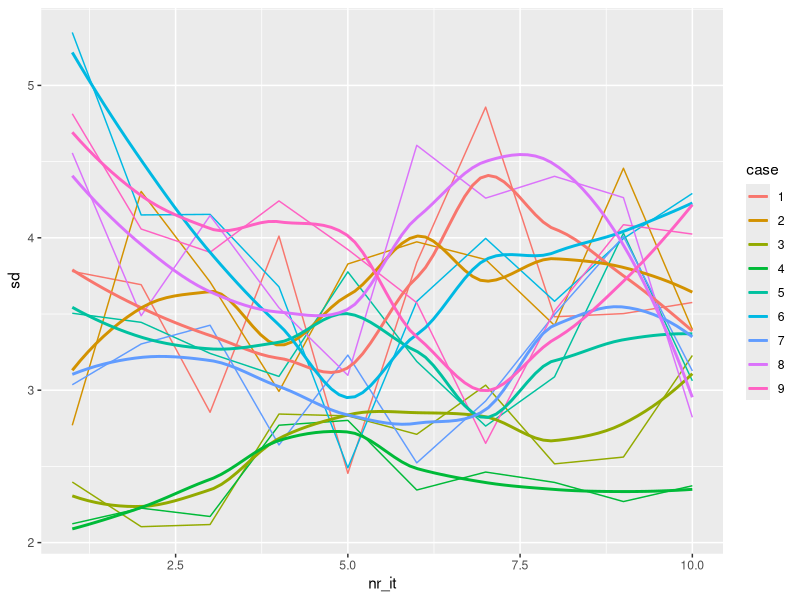

Write R code to recreate this figure.
## ---- chunk 1
# set-up environment
library(mice) # Data imputation
library(dplyr) # Data manipulation
# library(magrittr)
# library(broom)
library(ggplot2)
library(purrr)
set.seed(123)
dat <- nhanes

# parameters
M <- 20
T_max <- 10

## ---- chunk 2
# for BMI only
# objects
plot <- list()
distr <- list()

# this should be repeated T times
for (it in 1:T_max) {
  if (it == 1) {
    # impute missingness with one iteration
    mids <- mice(dat,
                 maxit = 1,
                 m = M,
                 print = FALSE)
  } else {
    # add an iteration
    mids <- mice.mids(mids, maxit = 1, printFlag = FALSE)
  }
  
  # plot density of imputed values
  imputed_values <-
    mids[["imp"]]$bmi %>% mutate(case = row_number()) %>%  tidyr::gather("imp", "value", 1:M) %>% .[order(.$case, .$imp),] #%>% group_by(case) %>% mutate(case_mean = mean(value)) %>% ungroup()
  distr[[it]] <-
    case_mean <-
    imputed_values %>% group_by(case) %>% summarise(mu = mean(value), sigma = sd(value))
  
  # plot hist per case
  plot[[it]] <- imputed_values %>% ggplot(aes(x = value)) +
    geom_histogram() +
    geom_vline(data = case_mean, mapping = aes(xintercept = mu)) +
    facet_wrap( ~ case)
  # would be nice to have these overlapping per case!
  
  # # plot density per case
  # imputed_values %>% ggplot(aes(x = value)) +
  #   geom_histogram(aes(y = ..density..)) +
  #   geom_density() +
  #   geom_vline(data = case_mean, mapping = aes(xintercept = mu)) +
  #   facet_wrap(~case)
  
  ############################ make it work for all other vars
  # vars <- map_dfr(dat, ~is.na(.x) %>% sum() > 0)
  # imputed_values_list <- mids[["imp"]] %>% map(~{filter(.x %in% vars)})
  #
  # #filter(length(row.names(.x)))}) %>% map(~{mutate(case = row_number()) %>%  tidyr::gather("imp", "value", 1:M) %>% .[order(.$case, .$imp), ]})
  ############################
}

# # this is just the between chain variance, right?
# average_sd <- distr %>% purrr::map(~{mean(.$sigma)})
# plot.ts(average_sd) #is this == plot(mids)?

# # now split by case abd plot time series
# purrr::map(1:9, function(x) purrr::map(distr, ~{.$sigma[.$case==x]})) %>% purrr::map(~plot.ts(.x))

# or with ggplot to put them in 1 plot
sd_per_case_per_it <-
  purrr::map(1:9, function(x)
    purrr::map_dbl(distr, ~ {
      .$sigma[.$case == x]
    })) %>% as.data.frame() %>% mutate(nr_it = row_number())

colnames(sd_per_case_per_it) <- c(1:9, "nr_it")

#sd_per_case_per_it %>%  tidyr::gather("case", "sd", 1:9) %>% ggplot() + geom_line(aes(x = nr_it, y = sd)) + facet_wrap(~case)
sd_per_case_per_it %>%  tidyr::gather("case", "sd", 1:9) %>% ggplot(aes(x = nr_it, y = sd, col = case)) + geom_line() + geom_smooth(se = F)

## ---- chunk 3
# objects
imputed_values <- plot <- distr <- list()

# which vars?
nmis <- dat %>% map_dbl(~{is.na(.x) %>% sum()}) #%>% which(.>0) %>% names()
#nmis <- apply(is.na(dat), 2, sum)
vars <- names(nmis[nmis>0])

# this should be repeated T times
for (it in 1:T_max) {
  if (it == 1) {
    # impute missingness with one iteration
    mids <- mice(dat,
                 maxit = 1,
                 m = M,
                 print = FALSE)
  } else {
    # add an iteration
    mids <- mice.mids(mids, maxit = 1, printFlag = FALSE)
  }
  
  # plot density of imputed values
imputed_values[[it]] <-  mids[["imp"]][vars]
} 

# #test3 <- map(1:T_max, function(x) map(imputed_values, function(y) y[vars]))
# test4 <- map(imputed_values, function(x) x[vars])

imputed_values[[1]]$bmi %>% mutate(case = row_number())
#map(imputed_values, function(x) map(vars, function(y) {print(x)}))#mutate(case = row_number())})) #%>%  tidyr::gather("imp", "value", 1:M) %>% .[order(.$case, .$imp),]}) 
test5 <- map(imputed_values, function(x) map(x, function(y) {as.data.frame(y) %>% mutate(case = row_number()) %>%  tidyr::gather("imp", "value", 1:M)}))  #%>% .[order(.$case, .$imp),]}) })) 
# case_mean <- imputed_values %>% group_by(case) %>% summarise(mu = mean(value), sigma = sd(value))
  
# # plot hist per case
# test4[[1]] %>% map(~{ggplot(aes(x = value)) +
#     geom_histogram() +
#     geom_vline(data = case_mean, mapping = aes(xintercept = mu)) +
#     facet_wrap( ~ case)}) 

